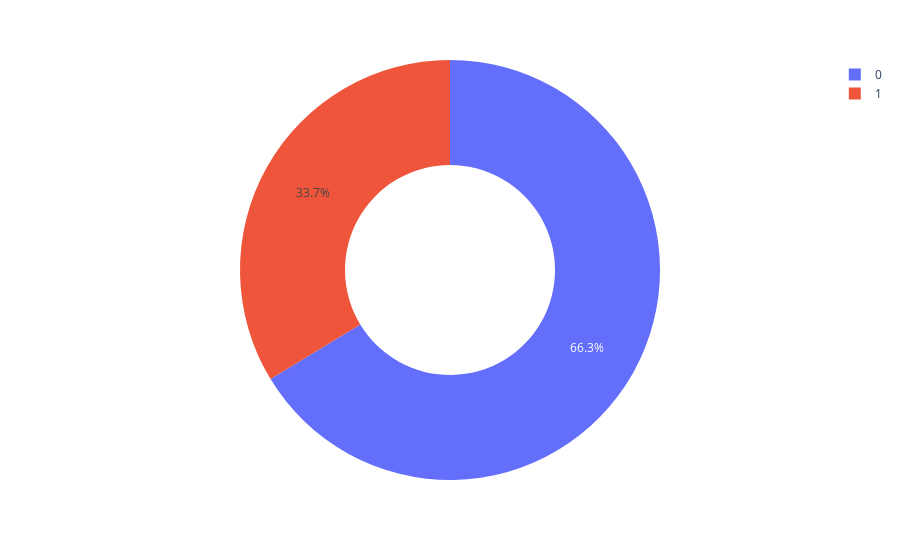

Notebook cell for this chart:
### Code cell
px.pie(df, values='tip', names='sex', hole=0.5)

### Figure 1 — Plotly figure (JSON) as saved in the notebook; plotly's stock layout.template omitted (floating-point values rounded to 4 significant figures; data arrays with more than 128 entries replaced by an {"elided": "..."} marker saying what was removed)
{"data": [{"domain": {"x": [0, 1], "y": [0, 1]}, "hole": 0.5, "hovertemplate": "sex=%{label}<br>tip=%{value}<extra></extra>", "labels": {"elided": "244 int values"}, "legendgroup": "", "name": "", "showlegend": true, "type": "pie", "values": {"elided": "244 float values"}}], "layout": {"legend": {"tracegroupgap": 0}, "margin": {"t": 60}}}
